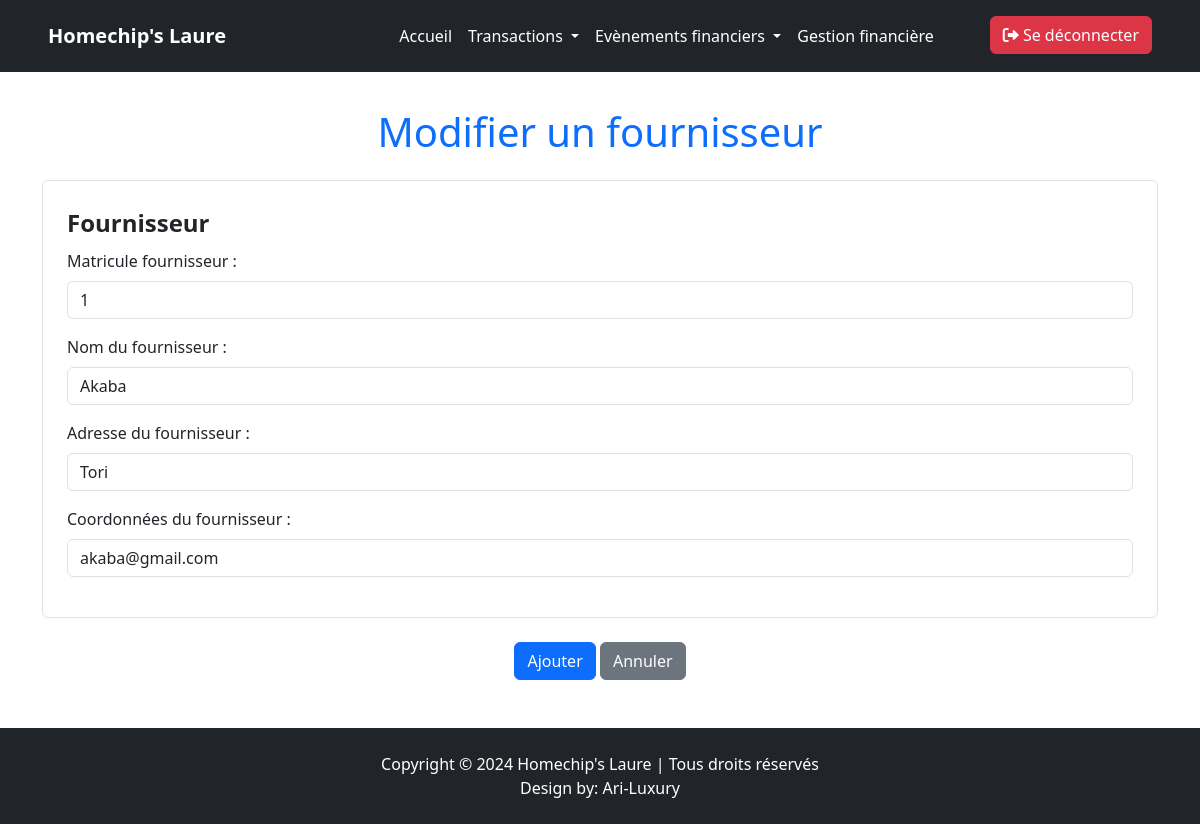
Screenshot of /modif_formulaire/modif_form_fournisseur.php?id=1 with the database file from the repository.
### tables this page shows
CREATE TABLE `fournisseurs` (
  `idFournisseur` int(11) NOT NULL,
  `NomFournisseur` varchar(30) NOT NULL,
  `AdresseFournisseur` varchar(255) NOT NULL,
  `CoordonneesFournisseur` varchar(255) NOT NULL
);

### modif_formulaire/modif_form_fournisseur.php (the view, shortened to what this page needs)
<?php
    include('../connexion.php');
    $matfournisseur = $_GET['id'];
    $req = "SELECT * FROM fournisseurs where idFournisseur= $matfournisseur";
    $reponse = $bdd -> query($req);
    $donnee = $reponse -> fetchAll();
?>
<!DOCTYPE html>
<html lang="en">
<head>
    <link href="https://cdn.jsdelivr.net/npm/bootstrap@5.3.0/dist/css/bootstrap.min.css" rel="stylesheet">
</head>
<body class="d-flex flex-column min-vh-100">
    <?php include '../navbar/en_tete.php'; ?>
    <section class="container my-5 flex-grow-1">
        <h1 class="ajout text-center mb-4">Modifier un fournisseur</h1>
        <form action="../validation/valider_modif_form.php" method="post">
            <fieldset class="border p-4 rounded">
                <legend class="fw-bold">Fournisseur</legend>
                <?php foreach($donnee as $liste){ ?>
                    <div class="mb-3">
                        <label for="s_numero" class="form-label">Matricule fournisseur :</label>
                        <input type="text" id="s_numero" name="s_numero" class="form-control" value="<?= $liste['idFournisseur'] ?>" readonly>
                    </div>
                    <div class="mb-3">
                        <label for="s_nomfournisseur" class="form-label">Nom du fournisseur :</label>
                        <input type="text" id="s_nomfournisseur" name="s_nomfournisseur" class="form-control" value="<?= $liste['NomFournisseur'] ?>">
                    </div>
                    <div class="mb-3">
                        <label for="s_adressefournisseur" class="form-label">Adresse du fournisseur :</label>
                        <input type="text" id="s_adressefournisseur" name="s_adressefournisseur" class="form-control" value="<?= $liste['AdresseFournisseur'] ?>">
                    </div>
                    <div class="mb-3">
                        <label for="s_coordonneesfournisseur" class="form-label">Coordonnées du fournisseur :</label>
                        <input type="text" id="s_coordonneesfournisseur" name="s_coordonneesfournisseur" class="form-control" value="<?= $liste['CoordonneesFournisseur'] ?>">
                    </div>
                <?php } ?>
            </fieldset>
            <div class="mt-4 text-center">
                <button type="submit" class="btn btn-primary">Ajouter</button>
                <button type="reset" class="btn btn-secondary">Annuler</button>
            </div>
        </form>
    </section>
    <footer class="footer bg-dark text-white text-center py-4">
        <p class="mb-0 ">Copyright © 2024 Homechip's Laure | Tous droits réservés</p>
        <p class="mb-0 ">Design by: <a href="https://ari-luxury.com" class="text-white text-decoration-none">Ari-Luxury</a></p>
    </footer>
</body>
</html>

### modif_formulaire/modif_form_fournisseur.php (style rules this page uses)
.ajout { margin-top: 60px; color: #0d6efd; }

### rows the page displays
fournisseurs: s_numero "1", s_nomfournisseur "Akaba", s_adressefournisseur "Tori", s_coordonneesfournisseur "akaba@gmail.com"
